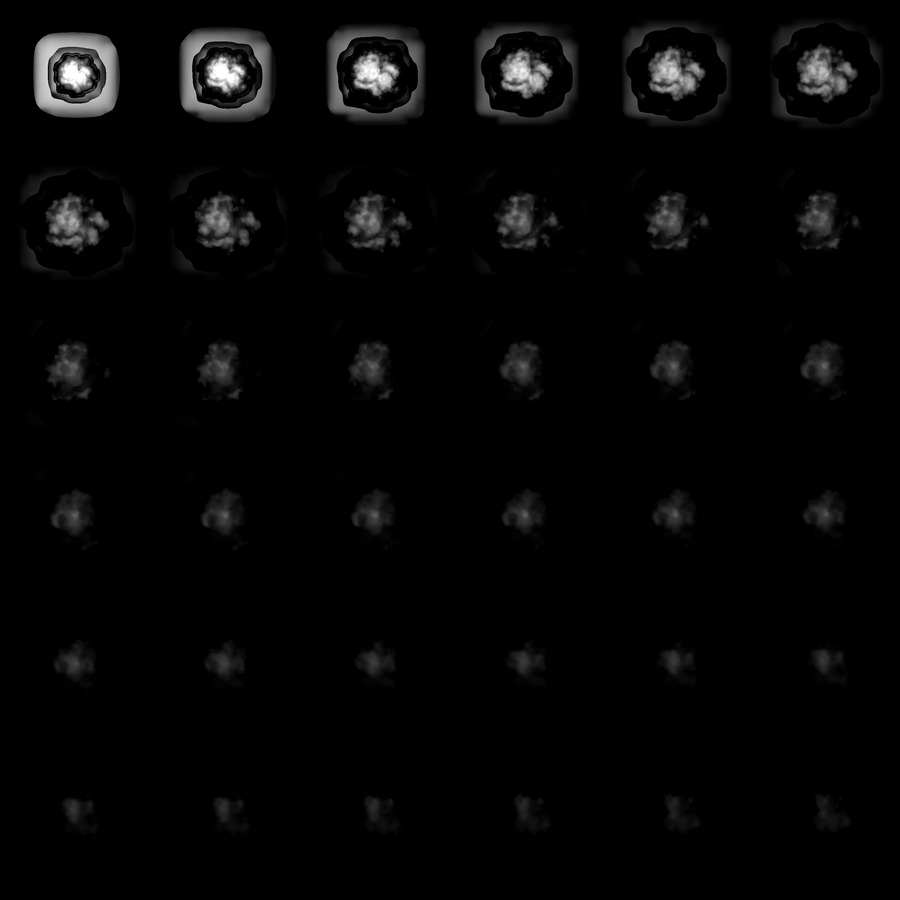
#> input picture pr2/atlas_fireball_glow.jpg, 900 x 900 px
$ python -i import_nuketown.py   (imports and definitions only)
#> lines starting #> are read from the running program, lines starting #| are printed output that depends on the picture
#> further down, picture is the input picture: PIL image 900x900 L; min 0, max 255, mean 5.8
#!/usr/bin/env python3
# /// script
# requires-python = ">=3.11"
# dependencies = ["pillow>=11", "numpy>=2"]
# ///
"""Convert a C2Mv3 BO2 export to reusable glTF meshes, materials, and placements.

Requires Pillow and NumPy. Raw exports and generated assets stay outside version
control.
"""
import argparse
from array import array
from collections import defaultdict
import hashlib
import json
import math
from pathlib import Path
import re
import sys
import numpy as np
from PIL import Image, ImageOps

UNIT = 0.0254

# C2M joins the material layers of one BSP surface with "__".  The techset's
# first letter is the blend function: m/a are multiply decals, b is alpha
# blend, t is alpha test, and unlit_* ignores lighting.
MULTIPLY_TECHSETS = ('m0', 'a0', 'unlitdecalblend_multiply')
ALPHA_TEST_TECHSETS = ('t0', 'treecanopy', 'flag_t', 'unlit_alphatest')


# [20 lines left out: functions alpha_mode, layer_blend_mode, not called in this run]


def is_multiply_material(info):
    """A standalone surface whose texture is meant to darken what is behind it."""
    return (info.get('TechSet') or '').startswith(MULTIPLY_TECHSETS)


# [20 lines left out: functions is_unlit, color_texture_slot, not called in this run]


def _linear_rgb(image):
    rgb = np.asarray(image.convert('RGB'), dtype=np.float32) / 255.0
    return np.where(rgb <= 0.04045, rgb / 12.92, ((rgb + 0.055) / 1.055) ** 2.4)
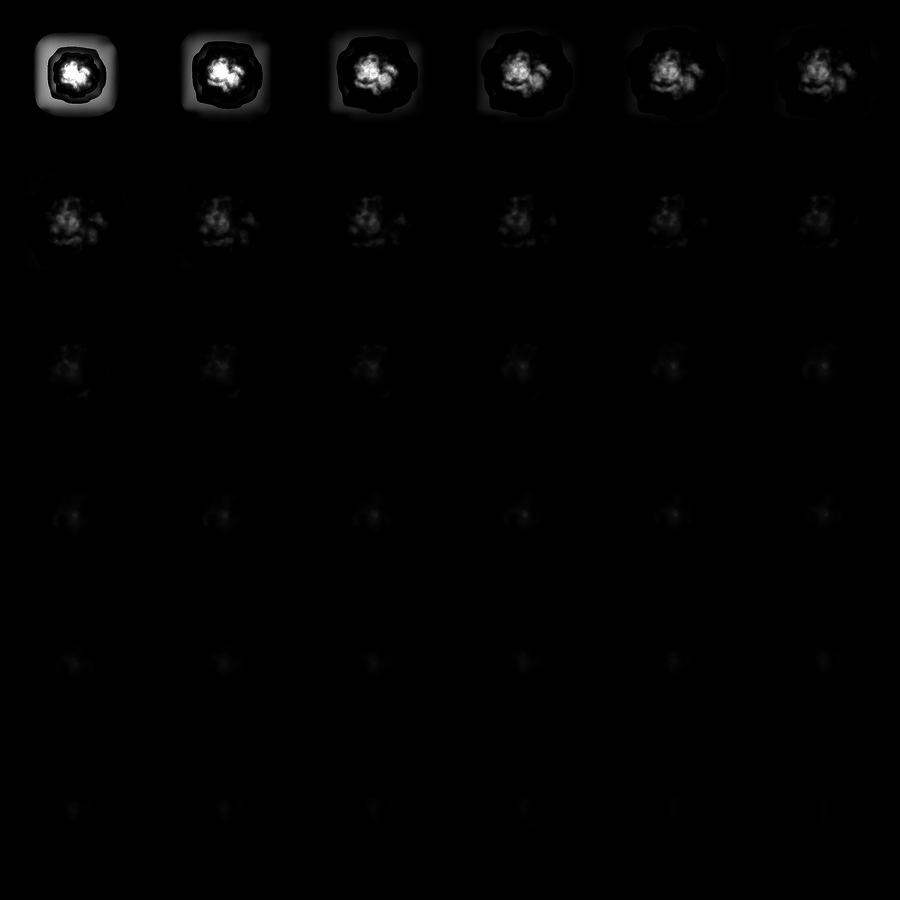
#> returned value: shape (900, 900, 3) float32; min 0, max 1, mean 0.00789


def _srgb_image(linear):
    linear = np.clip(linear, 0.0, 1.0)
    rgb = np.where(linear <= 0.0031308, linear * 12.92,
                   1.055 * np.power(linear, 1.0 / 2.4) - 0.055)
    return Image.fromarray(np.clip(rgb * 255.0 + 0.5, 0, 255).astype(np.uint8), 'RGB')


# [19 lines left out: function compose_color_texture, not called in this run]


def multiply_to_alpha_texture(image):
    """Turn a multiply decal into a glTF alpha-blended overlay.

    CoD's multiply decals are mostly white with grey/black grime and have no
    usable opacity channel for glTF.  A darkening overlay built from
    ``1 - min(lerp(1, rgb, alpha))`` reproduces a grayscale multiply exactly in
    linear space and keeps colour tints where the decal has them.
    """
    image = image.convert('RGBA')
    color = _linear_rgb(image)
    alpha = np.asarray(image.getchannel('A'), dtype=np.float32)[..., None] / 255.0
#> alpha: shape (900, 900, 1) float32; every value is 1
    multiplier = (1.0 - alpha) + color * alpha
    low = multiplier.min(axis=2)
    overlay_alpha = 1.0 - low
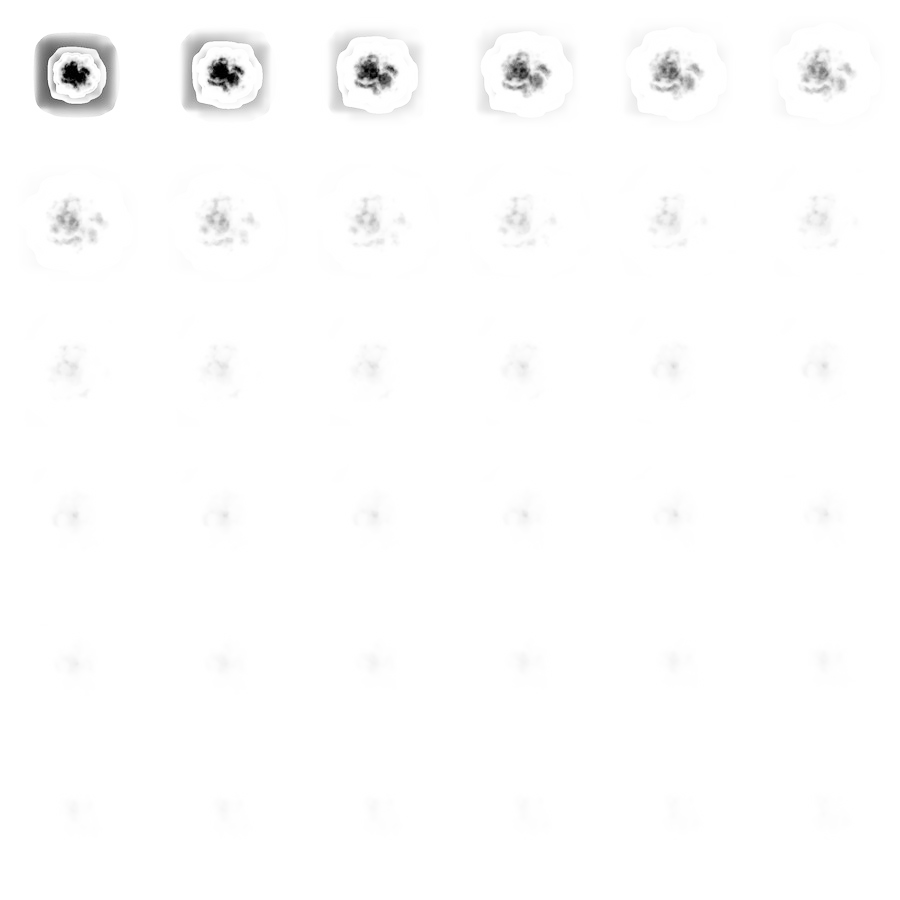
#> overlay_alpha: shape (900, 900) float32; min 0, max 1, mean 0.992
    safe = np.maximum(overlay_alpha, 1e-6)
    overlay = (multiplier - low[..., None]) / safe[..., None]
#> overlay: shape (900, 900, 3) float32; every value is 0
    overlay = np.where(overlay_alpha[..., None] > 1e-6, overlay, 0.0)
    rgba = _srgb_image(overlay).convert('RGBA')
#> in _srgb_image, `return Image.fromarray(np.clip(rgb * 255.0 + 0.5, 0, 255).astype(np.ui..`: returned value: PIL image 900x900 RGB; every value is 0
    rgba.putalpha(Image.fromarray(np.clip(overlay_alpha * 255.0 + 0.5, 0, 255).astype(np.uint8), 'L'))
    return rgba


def _decode_normal(image):
    rgb = np.asarray(image.convert('RGB'), dtype=np.float32) / 255.0
    return rgb * 2.0 - 1.0


def _encode_normal(normal):
    rgb = np.clip((normal + 1.0) * 127.5 + 0.5, 0, 255).astype(np.uint8)
    return Image.fromarray(rgb, 'RGB')


def _normalise(normal):
    length = np.sqrt(np.sum(normal * normal, axis=2, keepdims=True))
    return normal / np.maximum(length, 1e-6)


# [76 lines left out: functions compose_detail_normal, bleed_discarded_color, not called in this run]


def xyz(v):
    return [v['X'], v['Z'], -v['Y']]


# [8 lines left out: function rotation_matrix, not called in this run]


class Export:
    # [309 lines left out: functions __init__, texture, roughness_texture, specular_roughness, material, accessor and 4 more, not called in this run]


# [2 lines not run here, left out]

>>> from PIL import Image
>>> picture = Image.open('../pr2/atlas_fireball_glow.jpg')
>>> result = multiply_to_alpha_texture(picture)
